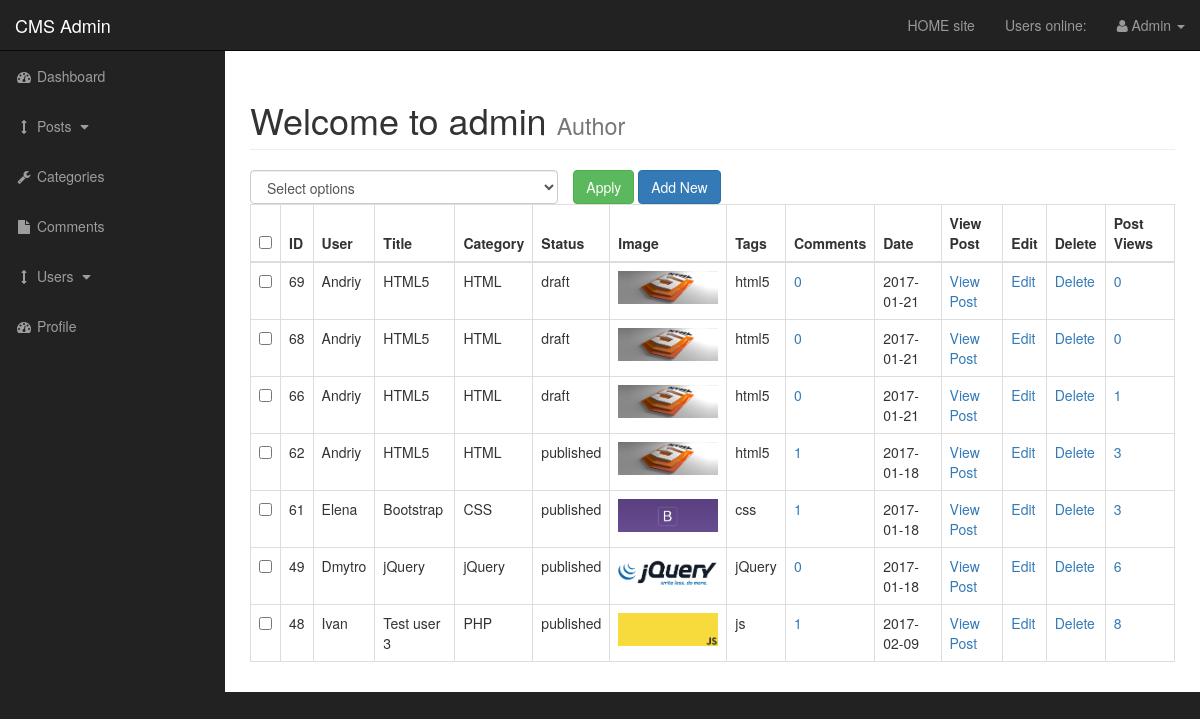
The app's page /admin/posts.php (signed in) with its own data.
### tables this page shows
CREATE TABLE `posts` (
  `post_id` int(3) NOT NULL,
  `post_category_id` int(3) NOT NULL,
  `post_title` varchar(255) NOT NULL,
  `post_author` varchar(255) NOT NULL,
  `post_user` varchar(255) NOT NULL,
  `post_date` date NOT NULL,
  `post_image` text NOT NULL,
  `post_content` text NOT NULL,
  `post_tags` varchar(255) NOT NULL,
  `post_comment_count` int(11) NOT NULL,
  `post_status` varchar(255) NOT NULL DEFAULT 'draft',
  `post_views_count` int(11) NOT NULL
);

CREATE TABLE `categories` (
  `cat_id` int(3) NOT NULL,
  `cat_title` varchar(255) NOT NULL
);

### admin/includes/view_all_posts.php (the view, shortened to what this page needs)
<form action="" method='post'>
    <table class="table table-bordered table-hover">
        <div id="bulkOptionContainer" class="col-xs-4">
            <select class="form-control" name="bulk_options" id="">
                <option value="">Select options</option>
            </select>
        </div>
        <div class="col-xs-4">
            <input type="submit" name="submit" class="btn btn-success" value="Apply">
            <a class="btn btn-primary" href="posts.php?source=add_post">Add New</a>
        </div>
        <thead>
            <tr>
        <th><input id="selectAllBoxes" type="checkbox"></th>
                <th>ID</th>
                <th>User</th>
                <th>Title</th>
                <th>Category</th>
                <th>Status</th>
                <th>Image</th>
                <th>Tags</th>
                <th>Comments</th>
                <th>Date</th>
                <th>View Post</th>
                <th>Edit</th>
                <th>Delete</th>
                <th>Post Views</th>
            </tr>
        </thead>
        <tbody>
    <?php
    $query = "SELECT * FROM posts ORDER BY post_id DESC ";
    $select_posts = mysqli_query($connection, $query);
    while($row = mysqli_fetch_assoc($select_posts)) {
        $post_id = $row['post_id'];
        $post_author = $row['post_author'];
        $post_user = $row['post_user'];
        $post_title = $row['post_title'];
        $post_category_id = $row['post_category_id'];
        $post_status = $row['post_status'];
        $post_image = $row['post_image'];
        $post_tags = $row['post_tags'];
        $post_date = $row['post_date'];
        $post_views_count = $row['post_views_count'];
    echo"<tr>";
    ?>
    <td><input class='checkBoxes' type='checkbox' name='checkBoxArray[]' value='<?php echo $post_id; ?>'></td>
    <?php
        echo"<td>{$post_id}</td>";
        if(!empty($post_author)) {
            echo"<td>{$post_author}</td>";
        } elseif(!empty($post_user)) {
            echo"<td>{$post_user}</td>";
        }
        echo"<td>{$post_title}</td>";
        $query = "SELECT * FROM categories WHERE cat_id = {$post_category_id} ";
        $select_categories_id = mysqli_query($connection, $query);
        while($row = mysqli_fetch_assoc($select_categories_id)) {
        $cat_title = $row['cat_title'];
        echo"<td>{$cat_title}</td>";
        }
        echo"<td>{$post_status}</td>";
        echo"<td><img width='100' src='../images/{$post_image}' alt='image'></td>";
        echo"<td>{$post_tags}</td>";
        $query = "SELECT * FROM comments WHERE comment_post_id = $post_id";
        $send_comment_query = mysqli_query($connection, $query);
        $count_comments = mysqli_num_rows($send_comment_query);
        echo"<td><a href='post_comments.php?id=$post_id'>$count_comments</a></td>";
        echo"<td>{$post_date}</td>";
        echo"<td><a href='../post.php?p_id={$post_id}'>View Post</a></td>";
        echo"<td><a href='posts.php?source=edit_post&p_id={$post_id}'>Edit</a></td>";
        echo"<td><a rel='$post_id' href='javadcript:void(0)' class='delete_link'>Delete</a></td>";
        echo"<td><a href='posts.php?reset={$post_id}'>{$post_views_count}</a></td>";
    echo"</tr>";
}
?>
        </tbody>
    </table>
</form>

### admin/css/sb-admin.css (style rules this page uses)
body { margin-top: 100px; background-color: #222; }
@media (min-width:768px) { body { margin-top: 50px; } }
#bulkOptionContainer { padding: 0px; }

### records on screen
posts: post_id "69", post_user "Andriy", post_title "HTML5", post_status "draft", post_image (picture), post_tags "html5", count_comments "0", post_date "2017-01-21", post_views_count "0"
categories: cat_title "HTML"
posts: post_id "68", post_user "Andriy", post_title "HTML5", post_status "draft", post_image (picture), post_tags "html5", count_comments "0", post_date "2017-01-21", post_views_count "0"
posts: post_id "66", post_user "Andriy", post_title "HTML5", post_status "draft", post_image (picture), post_tags "html5", count_comments "0", post_date "2017-01-21", post_views_count "1"
posts: post_id "62", post_user "Andriy", post_title "HTML5", post_status "published", post_image (picture), post_tags "html5", count_comments "1", post_date "2017-01-18", post_views_count "3"
posts: post_id "61", post_user "Elena", post_title "Bootstrap", post_status "published", post_image (picture), post_tags "css", count_comments "1", post_date "2017-01-18", post_views_count "3"
categories: cat_title "CSS"
posts: post_id "49", post_user "Dmytro", post_title "jQuery", post_status "published", post_image (picture), post_tags "jQuery", count_comments "0", post_date "2017-01-18", post_views_count "6"
categories: cat_title "jQuery"
posts: post_id "48", post_user "Ivan", post_title "Test user 3", post_status "published", post_image (picture), post_tags "js", count_comments "1", post_date "2017-02-09", post_views_count "8"
categories: cat_title "PHP"

### other values on screen
$_SESSION['username'] "Admin"
